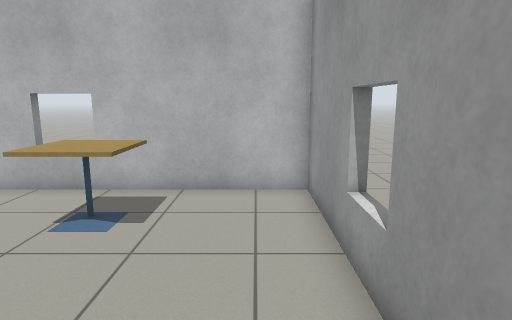
View 1 (above)

21 first-person views from a walk through a Gazebo world. The camera is 1.2 m above the floor, tilts 10° down and sees 75° across. The floor is counted in squares, 0.5 m on a side. Each view is taken from the middle of a square. On the plan, view 1 faces up. The plan holds only what a view shows up to about 19 squares ahead; the rest is blank. Simple patterns stand in for the simulator's built-in surfaces.

View 2
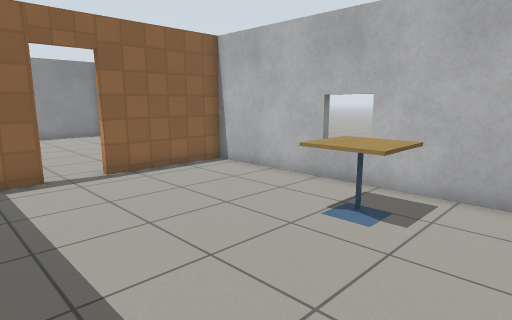

View 3
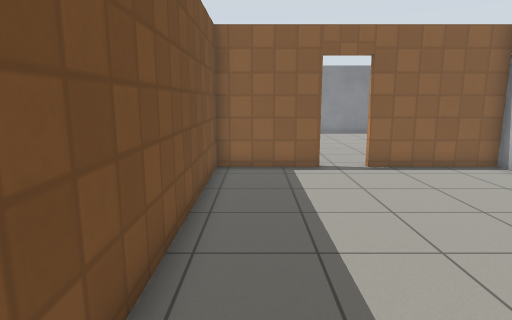

View 4
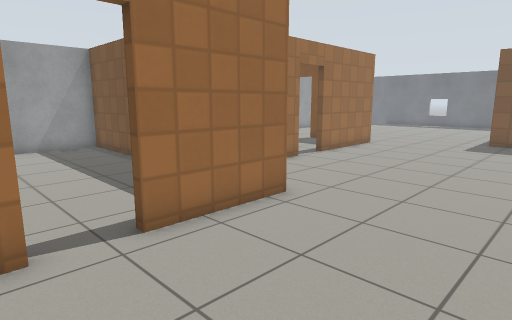

View 5
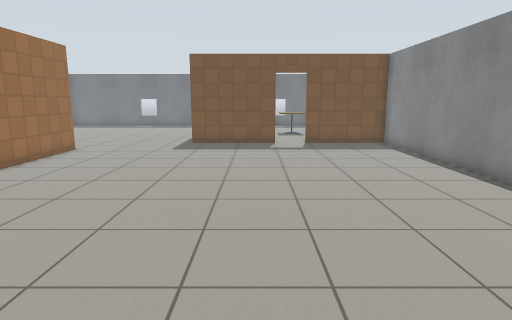

View 6
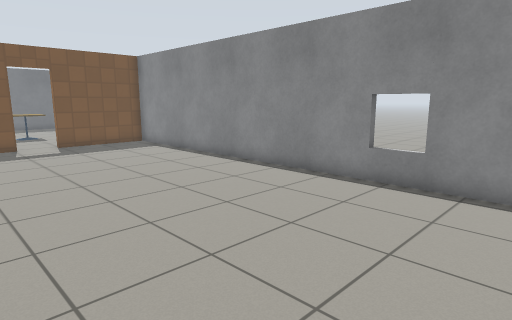

View 7
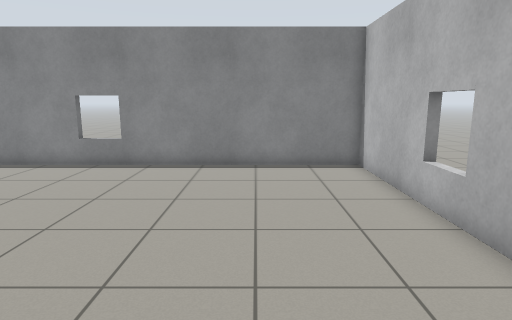

View 8
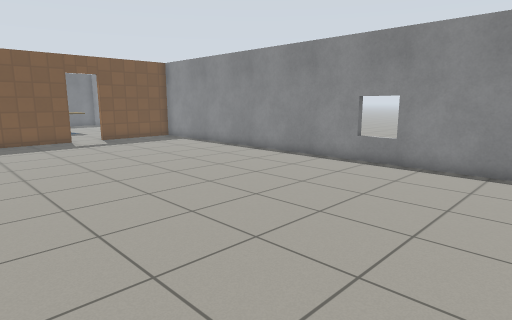

View 9
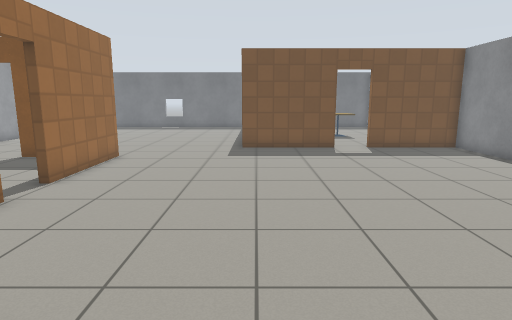

View 10
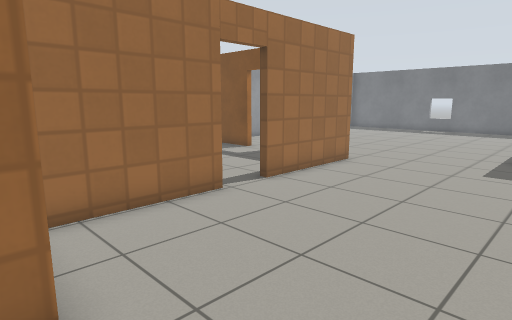

View 11
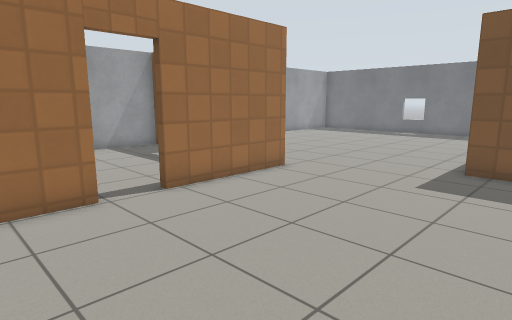

View 12
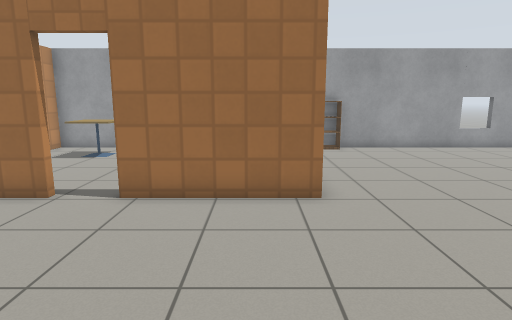

View 13
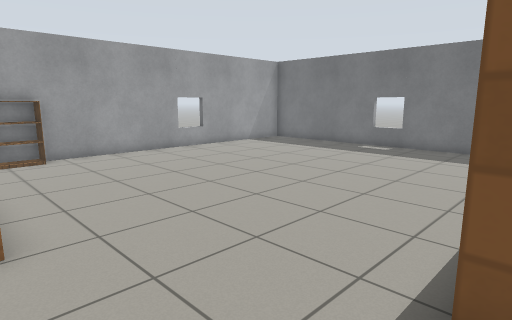

View 14
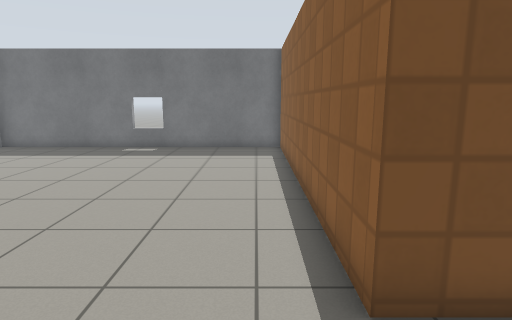

View 15
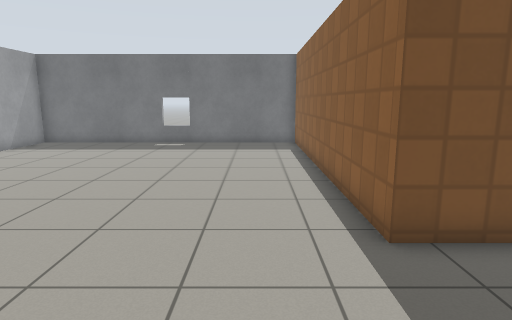

View 16
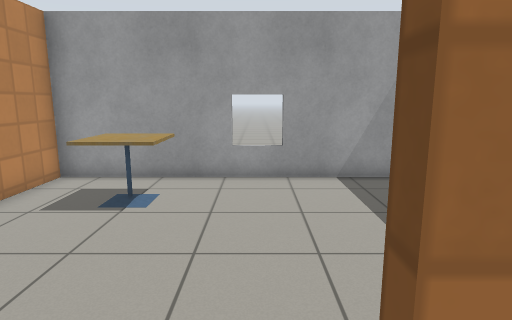

View 17
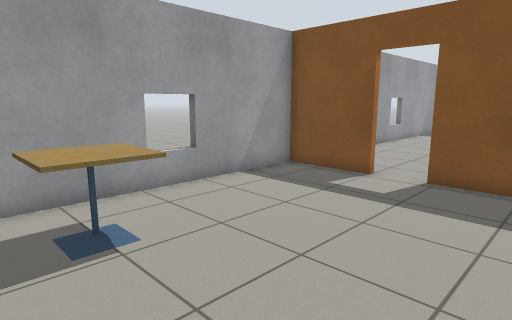

View 18
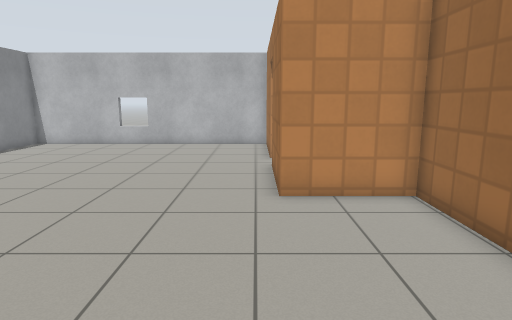

View 19
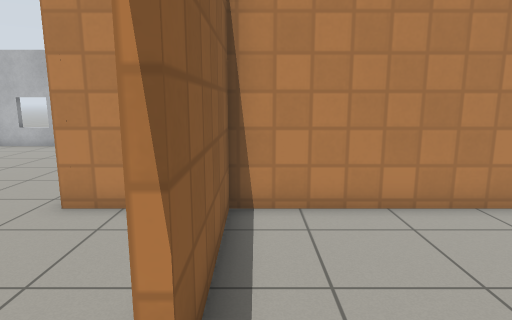

View 20
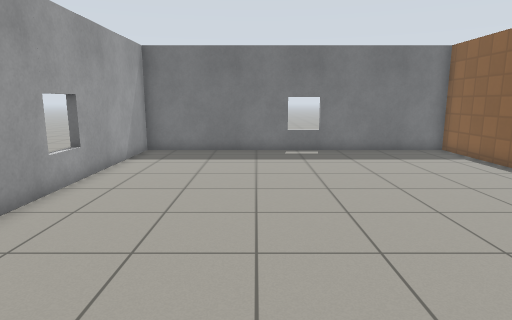

View 21
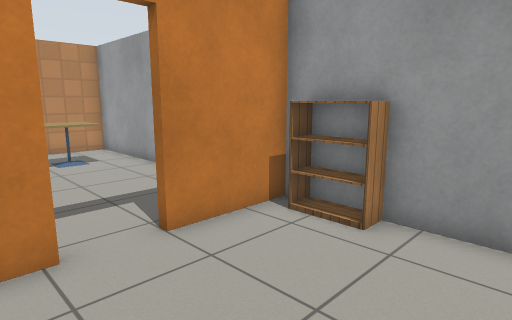

### Floor plan
Ten units are one square. View 1 is at (0, 0); x grows to the right and y downward. Boxes are objects, and circles mark ways between rooms. Rooms are numbered by the first view taken in them; rooms with no view inside come last. Other rooms are left out.
<svg viewBox="-250 -94 270 404">
<path fill="none" stroke="#000" d="M-111 -23 -111 14 14 14 14 -89 -111 -89 -111 -41M-79 68 -79 17 -114 17 -114 -23M-114 -41 -114 -84M-183 164 -133 164M-79 137 -79 86M-114 -89 -245 -89 -245 164 -199 164M-20 134 14 134 14 17 -76 17 -76 68M-59 134 -38 134M-38 137 -45 137M-133 164 -133 305 14 305 14 137 -20 137"/>
<rect x="-45" y="-75" width="20" height="20" fill="#bbb"><title>cafe table</title></rect>
<rect x="-25" y="35" width="30" height="30" fill="#bbb"><title>cafe table</title></rect>
<rect x="5" y="145" width="10" height="20" fill="#bbb"><title>bookshelf</title></rect>
<circle cx="-110" cy="-35" r="3" fill="#2a7"/>
<circle cx="-80" cy="75" r="3" fill="#2a7"/>
<circle cx="-105" cy="148" r="3" fill="#2a7"/>
<circle cx="-25" cy="135" r="3" fill="#2a7"/>
<text x="-50" y="-40">1</text>
<text x="-170" y="40">2</text>
<text x="-30" y="70">3</text>
<text x="-50" y="220">4</text>
</svg>
Room 1 opens to room 2. Room 2 opens to room 3. Room 2 opens to room 4. Room 3 opens to room 4.

Where each view was taken, in squares from view 1:
view 1: 0 up, 0 right, facing up
view 2: 0 up, 0 right, facing up-left
view 3: 0 up, 1 right, facing left
view 4: 5 up, 17 left, facing down-right
view 5: 3 up, 17 left, facing down
view 6: 3 up, 15 left, facing down-left
view 7: 5 up, 12 left, facing left
view 8: 5 up, 12 left, facing down-left
view 9: 1 up, 14 left, facing down
view 10: 1 down, 15 left, facing down-right
view 11: 4 down, 16 left, facing down-right
view 12: 12 down, 16 left, facing right
view 13: 13 down, 14 left, facing down-right
view 14: 13 down, 12 left, facing down
view 15: 11 down, 11 left, facing down
view 16: 8 down, 9 left, facing right
view 17: 3 down, 7 left, facing down-right
view 18: 10 down, 12 left, facing up
view 19: 9 down, 7 left, facing up
view 20: 14 down, 4 left, facing down
view 21: 19 down, 5 left, facing up-right
